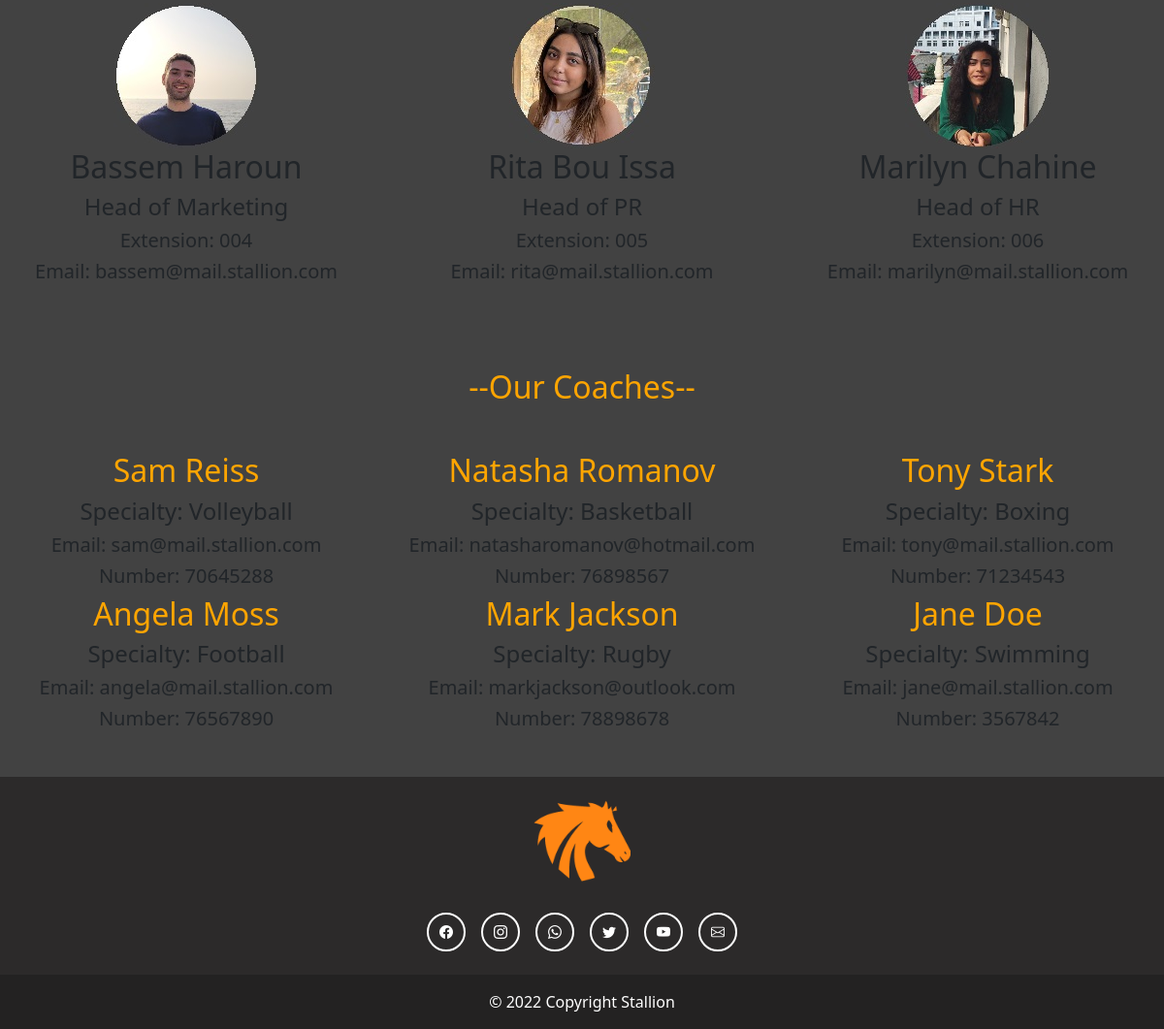
Before: /contactUs/ (lower part) with the older database file.
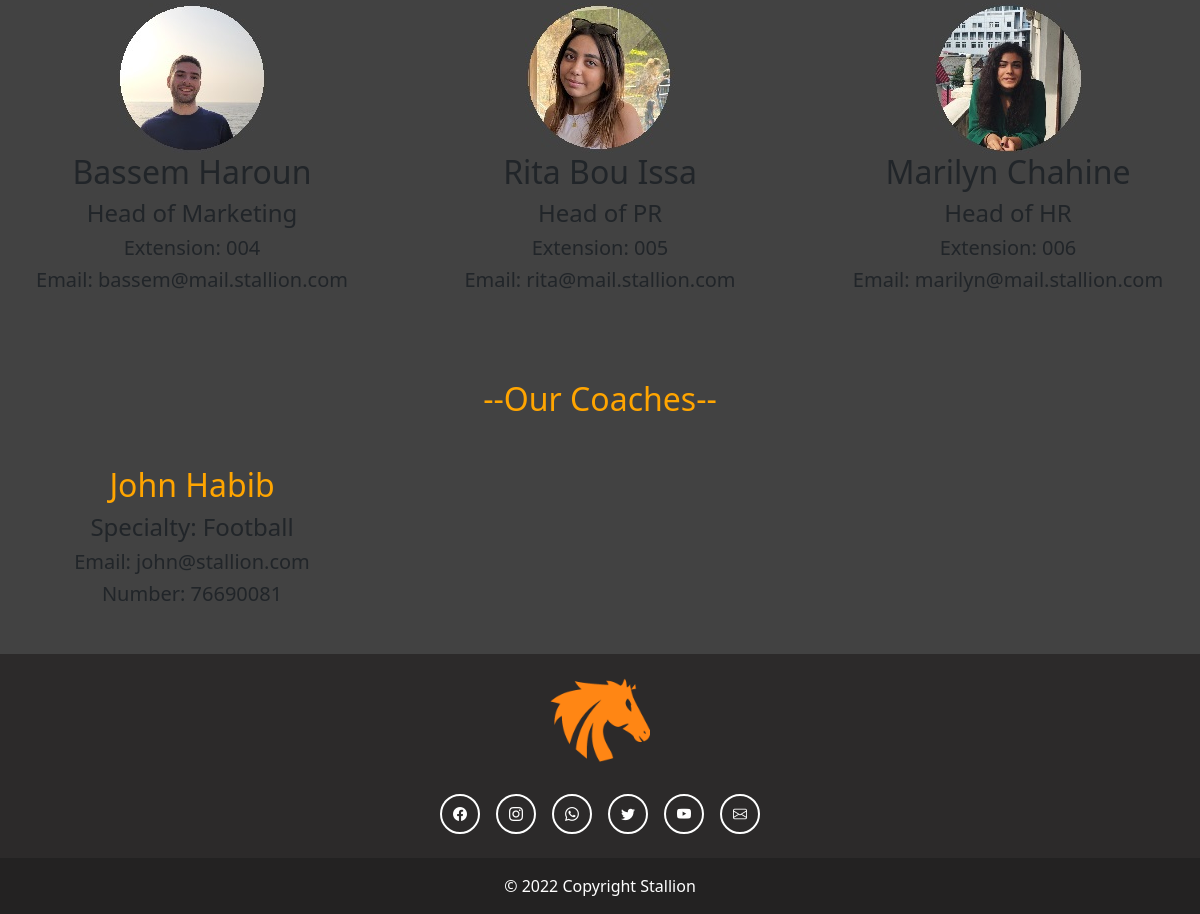
After: the same page with the newer database file.
### stallion_website/models.py (models this page shows, shortened)
class Coach(models.Model):
    user = models.OneToOneField(User, null=True, on_delete=models.CASCADE )
    name = models.CharField(max_length=100)
    specialty = models.CharField(max_length=100)
    email = models.EmailField(max_length=100, unique=True)
    password = models.CharField(max_length=200)
    dob = models.DateField()
    phone_number = models.IntegerField()

### stallion_website/views.py (the view)
# urls.py: path('contactUs/', views.contact, name="contactUs"),
def contact(request):
    coaches = Coach.objects.all()
    return render(request, 'stallion_website/contactus.html', {'coaches':coaches})

### stallion_website/templates/stallion_website/contactus.html (shortened to what this page needs)
{% load static %}
<!doctype html>
<html lang="en">
  <head>
    <link
    href="https://cdn.jsdelivr.net/npm/bootstrap@5.1.3/dist/css/bootstrap.min.css"
    rel="stylesheet"
    />
    <link
      rel="stylesheet"
      href="https://cdn.jsdelivr.net/npm/bootstrap-icons@1.5.0/font/bootstrap-icons.css"
    />
    <link
      rel="stylesheet"
      type="text/css"
      href="{% static '/css/contactus.css' %}"
    />
  </head>
  <body class="d-flex flex-column min-vh-100">
    {% include 'stallion_website/navbar.html' %}
    <div class="contact information" style="background-color:var(--darkgrey)">
        <h2 style="color:orange">--Administration--</h1>
        <div class="row">
            <div class="col-lg-4">
                <img class = "center" src="{% static '/images/bassem.jfif' %}"></img>
                <h2>Bassem Haroun</h2>
                <h4>Head of Marketing</h4>
                <h5>Extension: 004</h5>
                <h5>Email: bassem@mail.stallion.com</h5>
            </div>
            <div class="col-lg-4">
                <img class = "center" src="{% static '/images/rita.jpeg' %}"></img>
                <h2>Rita Bou Issa</h2>
                <h4>Head of PR</h4>
                <h5>Extension: 005</h5>
                <h5>Email: rita@mail.stallion.com</h5>
            </div>
            <div class="col-lg-4">
                <img class = "center" src="{% static '/images/marilyn.jfif' %}"></img>
                <h2>Marilyn Chahine</h2>
                <div class="titles">
                    <h4>Head of HR</h4>
                    <h5>Extension: 006</h5>
                    <h5>Email: marilyn@mail.stallion.com</h5>
                </div>
            </div>
        </div>
        <p>&nbsp;</p>
        <p>&nbsp;</p>
        <h2 style="color:orange">--Our Coaches--</h1>
        <p>&nbsp;&nbsp;</p>
        <div class="row">
          {% for coach in coaches %}
            <div class="col-lg-4">
                <h2 style = "color:orange">{{coach.name}}</h2>
                <h4>Specialty: {{coach.specialty}}</h4>
                <h5>Email: {{coach.email}}</h5>
                <h5>Number: {{coach.phone_number}}</h5>
            </div>
            {% endfor %}
        </div>
        <p>&nbsp;&nbsp;</p>
    </div>
      {% include 'stallion_website/footer.html' %}
  </body>
</html>

### stallion_website/templates/stallion_website/navbar.html (shortened to what this page needs)
{% load static %}
<head>
    <link rel="stylesheet" type="text/css" href="{% static '/css/navbar.css' %}">
</head>

### stallion_website/templates/stallion_website/footer.html
{% load static %}
<head>
    <link rel="stylesheet" type="text/css" href="{% static '/css/footer.css' %}">
</head>
<footer class="text-center text-lg-start mt-auto">
    <a href="{% url 'home' %}">
        <img src="{% static '/images/logo.png' %}" alt="Stallion logo" width="100" height="100" class="d-flex mt-3 mx-auto">
    </a>
    <div class="container d-flex justify-content-center py-4">
        <button type="button" class="btn btn-primary btn-sm btn-floating mx-2">
            <i class="bi bi-facebook"></i>
        </button>
        <button type="button" class="btn btn-primary btn-sm btn-floating mx-2" >
            <i class="bi bi-instagram"></i>
        </button>
        <button type="button" class="btn btn-primary btn-sm btn-floating mx-2">
            <i class="bi bi-whatsapp"></i>
        </button>
        <button type="button" class="btn btn-primary btn-sm btn-floating mx-2">
            <i class="bi bi-twitter"></i>
        </button>
        <button type="button" class="btn btn-primary btn-sm btn-floating mx-2">
            <i class="bi bi-youtube"></i>
        </button>
        <button type="button" class="btn btn-primary btn-sm btn-floating mx-2">
            <i class="bi bi-envelope"></i>
        </button>
    </div>
    <div class="text-center text-white p-3" style="background-color: rgba(0, 0, 0, 0.2);">
    © 2022 Copyright Stallion </div>
</footer>

### static/css/contactus.css (style rules this page uses)
h2 { text-align: center; }
h4 { text-align: center; }
h5 { text-align: center; }
.center { display: block; margin-left: auto; margin-right: auto; }
.titles { text-align: center; }

### static/css/footer.css (style rules this page uses)
footer { background-color: var(--darkslategray) ; }
footer .btn { background-color: transparent; border: 2px solid white; border-radius: 60%; width: 40px; height: 40px; }

### static/css/variables.css (style rules this page uses)
:root { --darkorange: #ff8614; --orange: #fda14b; --darkslategray: #2c2a2a; --darkgrey: #424242; --white: #e7e7e7; }

Changed rows visible on the page:
removed Coach: name "Natasha Romanov", specialty "Basketball", email "natasharomanov@hotmail.com", phone_number "76898567"
removed Coach: name "Tony Stark", specialty "Boxing", email "tony@mail.stallion.com", phone_number "71234543"
removed Coach: name "Angela Moss", specialty "Football", email "angela@mail.stallion.com", phone_number "76567890"
removed Coach: name "Mark Jackson", specialty "Rugby", email "markjackson@outlook.com", phone_number "78898678"
removed Coach: name "Jane Doe", specialty "Swimming", email "jane@mail.stallion.com", phone_number "3567842"
changed Coach: name "Sam Reiss" → "John Habib"; specialty "Volleyball" → "Football"; email "sam@mail.stallion.com" → "john@stallion.com"; phone_number "70645288" → "76690081"
